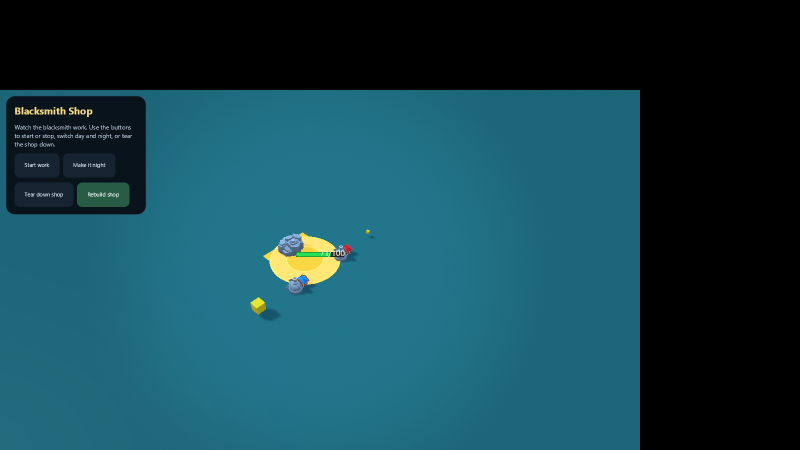
#> input picture tmp/w3b-evidence/w3b_final_blacksmith.png, 1600 x 900 px (shown at 1/2 size); the run also reads 3 pictures not shown here
$ python quad_diff.py
#> lines starting #> are read from the running program, lines starting #| are printed output that depends on the picture; long printed decimals are rounded
from PIL import Image
import numpy as np

def load(p):
    return np.asarray(Image.open(p).convert('RGB')).astype(np.int16)

print("=== size check ===")
for p in ["w3b_final_blacksmith.png","w4c2_blacksmith.png","C:/001_AI/LudotsProd/tmp/w3b-evidence/w3b_atmosphere.png","C:/001_AI/LudotsProd/tmp/w3b-evidence/w4c2_atmosphere.png"]:
    im=Image.open(p); print(p, im.size, im.mode)
#> further down, im is the input picture: PIL image 1600x900 RGBA; mean R, G, B, A 21.5, 67.1, 78.6, 255

# ---- BLACKSMITH pair: 图1 vs 图2 ----
A=load("w3b_final_blacksmith.png"); B=load("w4c2_blacksmith.png")
h=min(A.shape[0],B.shape[0]); w=min(A.shape[1],B.shape[1])
#> after `h = min(A.shape[0], B.shape[0])`: h = 900
#> after `w = min(A.shape[1], B.shape[1])`: w = 1600
A=A[:h,:w]; B=B[:h,:w]
d=np.abs(A-B).sum(axis=2)
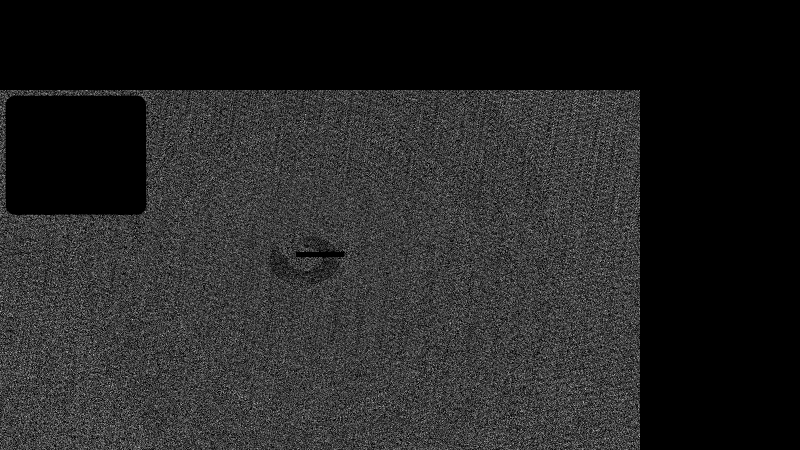
#> d: shape (900, 1600) int64 (shown at 1/2 size); min 0, max 6, mean 0.875; drawn with min black and max white
print("\n=== BLACKSMITH (before vs after) ===")
print("frame %dx%d, total px = %d"%(w,h,A.shape[0]*A.shape[1]))
#| frame 1600x900, total px = 1440000
print("diff==0 px: %d (%.5f%%)"%( (d==0).sum(), 100*(d==0).mean()))
#| diff==0 px: 834340 (57.940%)
print("diff>0 px: %d (%.5f%%)"%( (d>0).sum(), 100*(d>0).mean()))
#| diff>0 px: 605660 (42.060%)
print("max abs diff: %d"%d.max())
#| max abs diff: 6
print("mean abs diff: %.5f"%d.mean())
#| mean abs diff: 0.8745
for th in [1,3,6,10,30,60]:
    print("  px diff>%d: %d (%.5f%%)"%(th,(d>th).sum(),100*(d>th).mean()))
#> this loop made 6 passes
#|   px diff>1: 389835 (27.072%)
#|   px diff>3: 38420 (2.668%)
#|   px diff>6: 0 (0%)
#|   px diff>10: 0 (0%)
#|   px diff>30: 0 (0%)
#|   px diff>60: 0 (0%)
# locate where the highest diffs are
ys,xs=np.where(d>6)
#> ys = empty array; xs = empty array
if len(ys):
    print("diff>6 bbox: x[%d..%d] y[%d..%d], n=%d"%(xs.min(),xs.max(),ys.min(),ys.max(),len(ys)))
    # cluster by region
    print("distinct high-diff areas (y histogram bins):")
    import collections
    yb=collections.Counter((ys//40)*40)
    for yy in sorted(yb): print("   y~%d: %d px"%(yy,yb[yy]))
else:
    print("No pixels with diff>6")

# ---- ATMOSPHERE pair: 图3 vs 图4 ----
print("\n=== ATMOSPHERE (before vs after) ===")
C=load("C:/001_AI/LudotsProd/tmp/w3b-evidence/w3b_atmosphere.png"); D=load("C:/001_AI/LudotsProd/tmp/w3b-evidence/w4c2_atmosphere.png")
#> in load (call 3), `return np.asarray(Image.open(p).convert('RGB')).astype(np.int16)`:
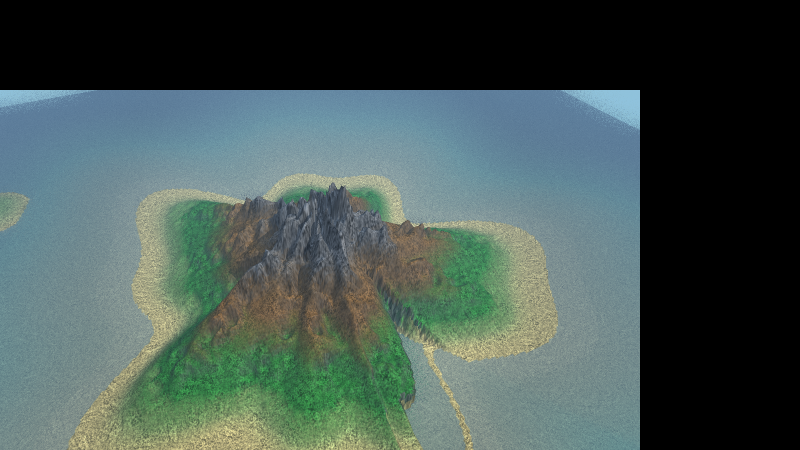
#> returned value: shape (900, 1600, 3) int16 (shown at 1/2 size); mean of channels 0, 1, 2 69.5, 85.8, 81.9; drawn as R, G, B
h2=min(C.shape[0],D.shape[0]); w2=min(C.shape[1],D.shape[1])
#> after `h2 = min(C.shape[0], D.shape[0])`: h2 = 900
#> after `w2 = min(C.shape[1], D.shape[1])`: w2 = 1600
C=C[:h2,:w2]; D=D[:h2,:w2]
d2=np.abs(C-D).sum(axis=2)
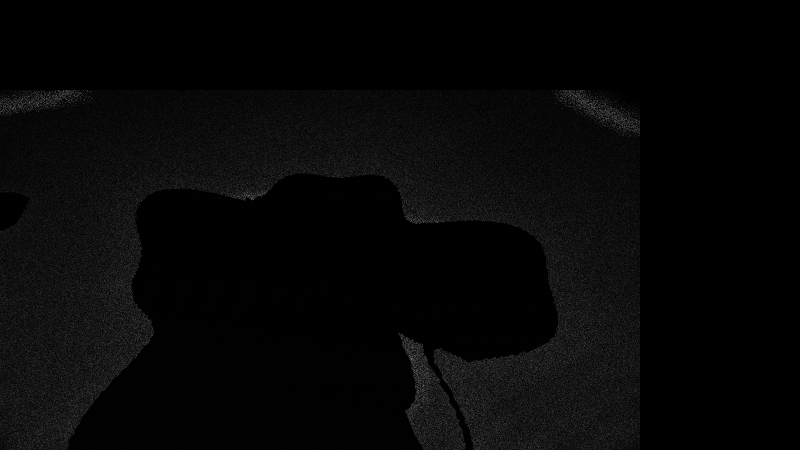
#> d2: shape (900, 1600) int64 (shown at 1/2 size); min 0, max 182, mean 6.7
print("frame %dx%d"%(w2,h2))
#| frame 1600x900
print("diff==0 px: %d (%.4f%%)"%( (d2==0).sum(), 100*(d2==0).mean()))
#| diff==0 px: 795563 (55.2474%)
print("diff>0 px: %d (%.4f%%)"%( (d2>0).sum(), 100*(d2>0).mean()))
#| diff>0 px: 644437 (44.7526%)
print("max abs diff: %d"%d2.max())
#| max abs diff: 182
print("mean abs diff: %.4f"%d2.mean())
#| mean abs diff: 6.7120
for th in [1,3,10,30,60,120]:
    print("  px diff>%d: %d (%.5f%%)"%(th,(d2>th).sum(),100*(d2>th).mean()))

# region split: island interior vs ocean. Island roughly centered.
ih0,ih1=300,820; iw0,iw1=320,1000
island=d2[ih0:ih1,iw0:iw1]
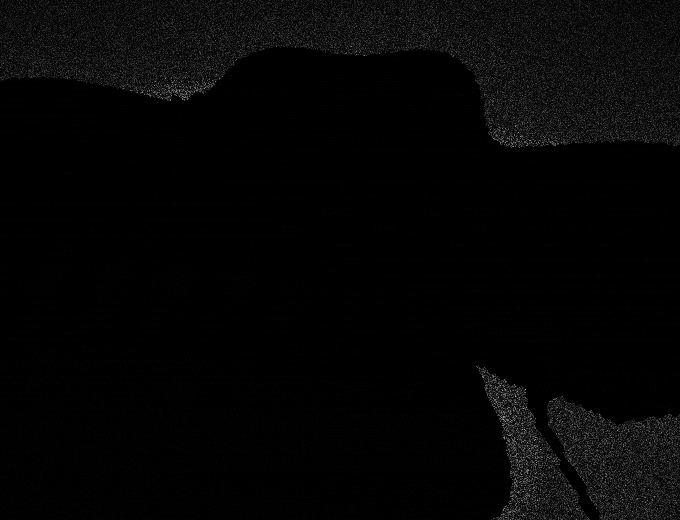
#> island: shape (520, 680) int64; min 0, max 182, mean 5.4
ocean = np.concatenate([d2[:ih0,:w2].ravel(), d2[ih1:,:w2].ravel()])
print("island-interior region [y%d:%d,x%d:%d]: mean=%.3f max=%d >30:%d"%(
    ih0,ih1,iw0,iw1,island.mean(),island.max(),(island>30).sum()))
#| island-interior region [y300:820,x320:1000]: mean=5.362 max=182 >30:19833
print("ocean region (top+bottom bands): mean=%.3f max=%d"%(ocean.mean(),ocean.max()))
#| ocean region (top+bottom bands): mean=4.877 max=141
